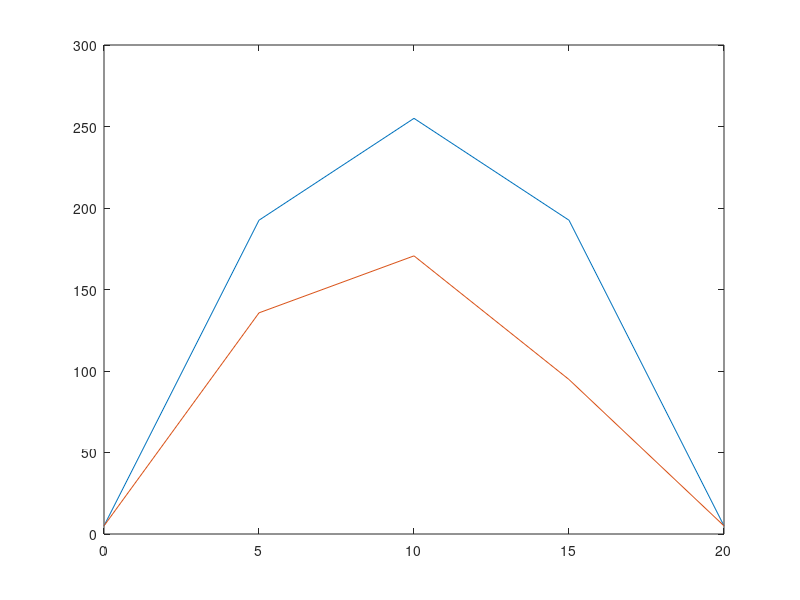

This figure's MATLAB source:
clear all
close all
clc

%numerical analysis
time = input("Enter total time duration: ");
time_step = input("Enter time step value: ");
no_of_steps = abs(time/time_step);
i_temp_A = input("Enter initial left hand temperature: ");
i_temp_B = input("Enter initial right hand temperature: ");
temp_A = input("Enter left side temp (boundary cond.): ");
temp_B = input("Enter right side temp (boundary cond.): ");
alpha = input("Enter alpha value: ");

%Time t=0
length = input("Enter length of rod: ");
l = input("Enter number of points: ");
val = length/(l-1);
A = zeros(l,l);
for i = 1:l
    for j = 1:l
        if ((i==1)&&(j==1))||((i==l)&&(j==l))
            A(i,j)=1;
        else
            if(i==j)
                A(i,j)=-2;
            elseif((j==i-1)||(j==i+1))&&((i~=1)&&(i~=l))
                A(i,j)=1;
            end

        end
    end
end
delx = zeros(l-1,1);

choice1 = input("Enter 1 for uniform grid size, 2 for non uniform grid size: ");
if choice1 == 1
   for i = 1:l-1
     delx(i) = val;
   end
else 
   for i = 1:l-1
     delx(i) = input("Enter interval values: ");
   end
end

qdot_k = input("Enter source magnitude by K value: ");
%disp(delx);
lenarr = zeros(l,1);
sum1 = 0;
for i = 1:(l-1)
    lenarr(i) = sum1;
    sum1 = sum1 + delx(i);
end
lenarr(l) = sum1;
%disp(lenarr);
R = zeros(l,1);

R(1) = i_temp_A;
R(l) = i_temp_B;
for i=2:(l-1)
    R(i) = -qdot_k*(delx(i-1))^2;
end
%disp(R);
Temp = A\R;
%disp(Temp);
plot(lenarr,Temp)
hold on

%Next time steps
for t = time_step:time_step:time
    store_Temp = Temp;
    Temp = zeros(l,1);
    Temp(1) = temp_A;
    Temp(l) = temp_B;
    for i = 2:(l-1)
        Temp(i) = (store_Temp(i) + alpha*time_step*(Temp(i-1)+store_Temp(i+1))/(val^2)+qdot_k*alpha*time_step)/(1+2*alpha*time_step/(val)^2);
    end
    %disp(Temp)
    plot(lenarr,Temp)
    hold on
end
hold off